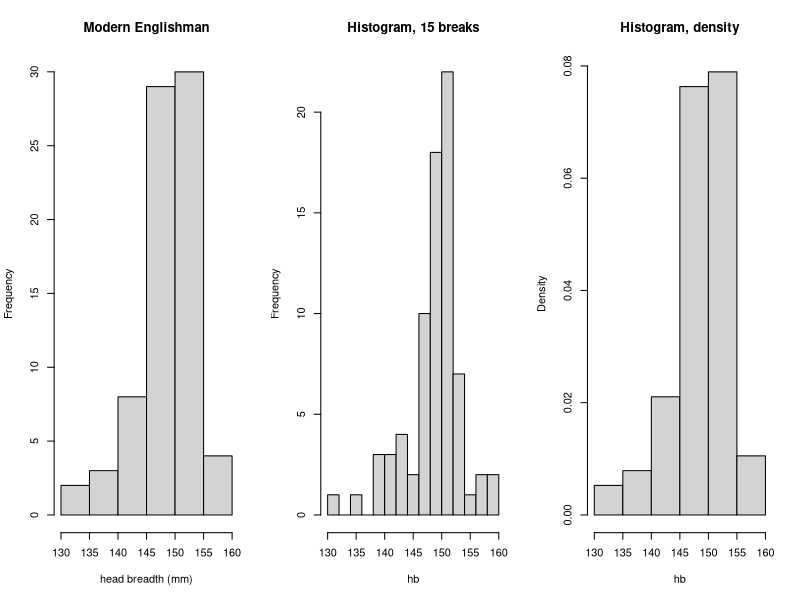

Source code (R):
#### hist ####
# histogram using R base graphics
# par() gives graphical options
# mfrow = "multifigure by row" with 1 row and 3 columns

# First, create the hb vector
hb <- c(131, 135, 139, 139, 140, 141, 141, 142, 143, 143, 144, 144, 
        145, 146, 147, 147, 147, 147, 147, 147, 147, 148, 148, 148,
        149, 149, 149, 149, 149, 149, 149, 149, 149, 149, 149, 149,
        149, 149, 149, 150, 150, 150, 151, 151, 151, 151, 151, 151,
        151, 151, 151, 151, 151, 151, 151, 151, 151, 151, 151, 151,
        151, 151, 152, 152, 153, 153, 153, 153, 153, 153, 154, 155,
        157, 157, 159, 160)

# Set up 1 row, 3 columns layout
par(mfrow=c(1,3))

# main is the title, xlab is x-axis label (ylab also available)
hist(hb, main="Modern Englishman", xlab="head breadth (mm)")

# breaks are how many bins-1 to use
hist(hb, breaks = 15, main="Histogram, 15 breaks")

# freq=FALSE changes the vertical axis to density,
# so the total area of the bars is now equal to 1
hist(hb, breaks = 8, freq = FALSE, main="Histogram, density")

# Reset to single plot layout
par(mfrow=c(1,1))